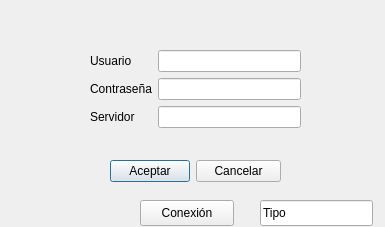
<?xml version="1.0" encoding="UTF-8"?>
<ui version="4.0">
 <class>IniciarSesion</class>
 <widget class="QDialog" name="IniciarSesion">
  <property name="windowModality">
   <enum>Qt::WindowModal</enum>
  </property>
  <property name="geometry">
   <rect>
    <x>0</x>
    <y>0</y>
    <width>385</width>
    <height>227</height>
   </rect>
  </property>
  <property name="windowTitle">
   <string>Iniciar Sesión</string>
  </property>
  <property name="modal">
   <bool>true</bool>
  </property>
  <widget class="QWidget" name="formLayoutWidget">
   <property name="geometry">
    <rect>
     <x>90</x>
     <y>50</y>
     <width>211</width>
     <height>100</height>
    </rect>
   </property>
   <layout class="QFormLayout" name="formLayout">
    <item row="0" column="0">
     <widget class="QLabel" name="lblUsuario">
      <property name="text">
       <string>Usuario</string>
      </property>
     </widget>
    </item>
    <item row="0" column="1">
     <widget class="QLineEdit" name="txtUsuario">
      <property name="whatsThis">
       <string>&lt;html&gt;&lt;head/&gt;&lt;body&gt;&lt;p&gt;Nombre de usuario&lt;/p&gt;&lt;/body&gt;&lt;/html&gt;</string>
      </property>
     </widget>
    </item>
    <item row="1" column="1">
     <widget class="QLineEdit" name="txtClave">
      <property name="echoMode">
       <enum>QLineEdit::Password</enum>
      </property>
     </widget>
    </item>
    <item row="1" column="0">
     <widget class="QLabel" name="lblClave">
      <property name="text">
       <string>Contraseña</string>
      </property>
     </widget>
    </item>
    <item row="2" column="1">
     <widget class="QLineEdit" name="txtServidor"/>
    </item>
    <item row="2" column="0">
     <widget class="QLabel" name="label">
      <property name="text">
       <string>Servidor</string>
      </property>
     </widget>
    </item>
   </layout>
  </widget>
  <widget class="QWidget" name="formLayoutWidget_2">
   <property name="geometry">
    <rect>
     <x>110</x>
     <y>160</y>
     <width>171</width>
     <height>31</height>
    </rect>
   </property>
   <layout class="QFormLayout" name="formLayout_2">
    <item row="0" column="0">
     <widget class="QPushButton" name="pushAceptar">
      <property name="text">
       <string>Aceptar</string>
      </property>
     </widget>
    </item>
    <item row="0" column="1">
     <widget class="QPushButton" name="pushCancelar">
      <property name="text">
       <string>Cancelar</string>
      </property>
     </widget>
    </item>
   </layout>
  </widget>
  <widget class="QPushButton" name="pushConexiones">
   <property name="geometry">
    <rect>
     <x>140</x>
     <y>200</y>
     <width>94</width>
     <height>26</height>
    </rect>
   </property>
   <property name="text">
    <string>Conexión</string>
   </property>
  </widget>
  <widget class="QLineEdit" name="txtTipo">
   <property name="geometry">
    <rect>
     <x>260</x>
     <y>200</y>
     <width>113</width>
     <height>26</height>
    </rect>
   </property>
   <property name="text">
    <string>Tipo</string>
   </property>
  </widget>
 </widget>
 <resources/>
 <connections>
  <connection>
   <sender>pushCancelar</sender>
   <signal>clicked()</signal>
   <receiver>IniciarSesion</receiver>
   <slot>close()</slot>
   <hints>
    <hint type="sourcelabel">
     <x>278</x>
     <y>163</y>
    </hint>
    <hint type="destinationlabel">
     <x>333</x>
     <y>182</y>
    </hint>
   </hints>
  </connection>
 </connections>
</ui>
